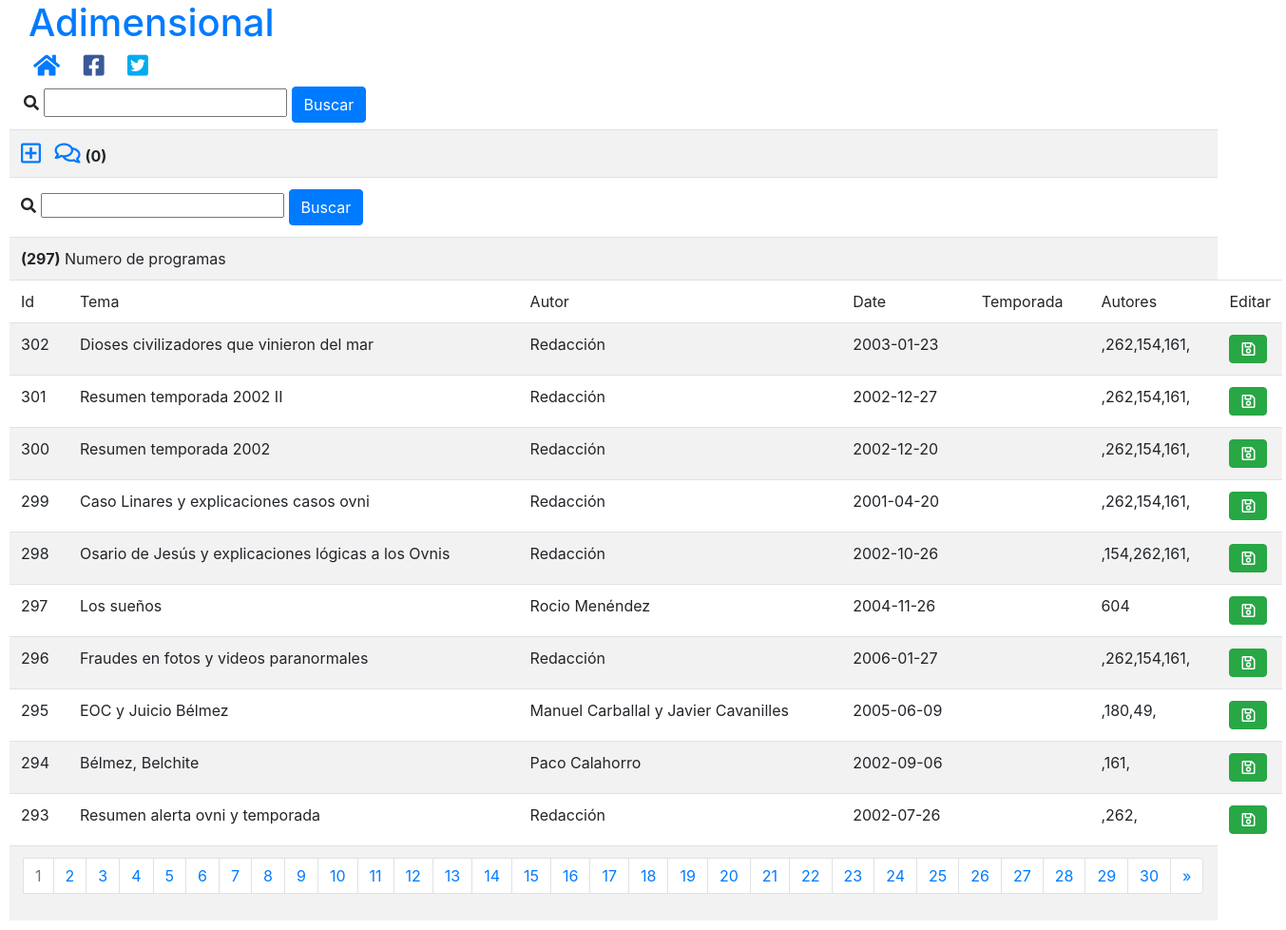
The app's page /admin/index.php with its own data.
### tables this page shows
CREATE TABLE `entrevistas` (
  `id` int(4) NOT NULL,
  `nombre` varchar(255) NOT NULL DEFAULT '',
  `tema` varchar(255) NOT NULL DEFAULT '',
  `texto` longtext NOT NULL,
  `enlace` varchar(255) NOT NULL DEFAULT '',
  `temporada` varchar(255) NOT NULL DEFAULT '',
  `texto_portada` longtext NOT NULL,
  `descargaembed` varchar(255) NOT NULL DEFAULT '0',
  `date` date DEFAULT NULL,
  `autores` varchar(255) NOT NULL,
  `descargas` int(10) NOT NULL
);

### admin/index.php (the view, shortened to what this page needs)
<?php
include_once('../cabecera.php');
?>
	<link rel="stylesheet" href="../css/bootstrap.min.css">
	<link href="../css/fontawesome/css/all.css" rel="stylesheet">
<?
include_once('../conexion.php');
include_once('../cargas.php');
$action=$_REQUEST['action'];
$pagina=$_REQUEST['pagina'];
$tema=$_REQUEST['tema'];
$id=$_REQUEST['id'];
$nombre=$_REQUEST['nombre'];
$date=$_REQUEST['date'];
$texto_portada=$_REQUEST['texto_portada'];
$buscar=$_REQUEST['buscar'];
	?>
	<?
if($action=="guardar"){
	$sql = "UPDATE entrevistas SET tema='".$tema."', nombre='".$nombre."', date='".$date."', texto_portada='".$texto_portada."' where id='".$id."'";
	echo "sql $sql<br>";
	$result2=mysqli_query($con,$sql);
	header("Location: index.php?action=edit&id=$id");
}
else{
	?>
	<table class="table table-striped" style="margin: 10px; width: 99%;">
		<tr>
			<td colspan="6">
				<div style="display: inline;">
					<a href="index.php?action=add_programa"><i class="far fa-plus-square" style="font-size: 24px;" alt="Añadir Programa" title="Añadir Programa"></i></a>
				</div>
				<div style="display: inline;">
					<?
						$sql2 = "SELECT * from comentarios where revisado='0'";
						$result2=mysqli_query($con,$sql2);
						$numero = mysqlI_num_rows($result2);
					?>
					<a href="revisar_comentarios.php"><i class="far fa-comments" style="font-size: 24px; margin-left: 10px; margin-right: 5px;" alt="Revisar Comentarios" title="Revisar Comentarios"></a></i><b>(<?=$numero;?>)</b>
				</div>
			</td>
		</tr>
		<tr>
			<td colspan="6">
					<form action="index.php" method="post">
						<i class="fas fa-search" style="margin-right: 5px;"></i><input type="text" name="buscar" id="buscar">
						<button type="submit" class="btn btn-primary">Buscar</button>
					</form>
			</td>
		</tr>
		<?
		$limit=10;
		$sql2 = "SELECT * from entrevistas order by id DESC";
		$result2=mysqli_query($con,$sql2);
		$numero = mysqlI_num_rows($result2);
		if (!$pagina) {
		   $inicio = 0;
		   $pagina = 1;
		}
		else {
		   $inicio = ($pagina - 1) * $limit;
		}
		$total_paginas = ceil($numero / $limit);
		echo "<tr><td colspan='6'><b>($numero)</b> Numero de programas</td></tr>";
		?>
		<tr>
			<td>Id</td>
			<td>Tema</td>
			<td>Autor</td>
			<td>Date</td>
			<td>Temporada</td>
			<td>Autores</td>
			<td>Editar</td>
		</tr>
		<?
		$sql = "SELECT * from entrevistas order by id DESC limit $inicio, $limit";
		$result=mysqli_query($con,$sql);
		while($datos=mysqli_fetch_assoc($result)){ ?>
			<tr>
				<td><?=$datos['id'];?></td>
				<td><?=$datos['tema'];?></td>
				<td><?=$datos['nombre'];?></td>
				<td><?=$datos['date'];?></td>
				<td><?=$datos['temporada'];?></td>
				<td><?=$datos['autores'];?></td>
				<td>
					<form action="index.php" method="post">
						<button type="submit" class="btn btn-success"><i class="far fa-save"></i></button>
					</form>
				</td>
			</tr>
			<?
		}
		?>
			<tr>
				<td style="text-align: center;" colspan="6">
					<div>
					<?
					if ($total_paginas > 1) {
						?>
						<nav aria-label="Page navigation example">
							<ul class="pagination justify-content-center">
							<li class="page-item">
							<?
							  for ($i=1;$i<=$total_paginas;$i++) {
								 if ($pagina == $i){
									?>
									<li class="page-item disabled">
									  <a class="page-link" href="#" tabindex="-1"><?=$i;?></a>
									</li>
									<?
								 }else{
									?>
									<li class="page-item"><a class="page-link" href="index.php?pagina=<?=$i;?>&buscar=<?=$buscar;?>&action=search"><?=$i;?></a></li>
									<?
							  }
							  }
							?>
							<li class="page-item">
							<?  if ($pagina != $total_paginas){ ?>
							  <a class="page-link" href="index.php?pagina=<?=$i;?>&buscar=<?=$buscar;?>&action=search" aria-label="Next">
								<span aria-hidden="true">&raquo;</span>
							  </a>
							</li>
							<? } ?>
						  </ul>
						</nav>
						<?
						}
						?>
					</div>
				</td>
			</tr>
	</table>
	<?
}
?>

### cargas.php (style rules this page uses)
form { display:inline; }

### records on screen
entrevistas: id "302", tema "Dioses civilizadores que vinieron del mar", nombre "Redacción", date "2003-01-23", autores ",262,154,161,"
entrevistas: id "301", tema "Resumen temporada 2002 II", nombre "Redacción", date "2002-12-27", autores ",262,154,161,"
entrevistas: id "300", tema "Resumen temporada 2002", nombre "Redacción", date "2002-12-20", autores ",262,154,161,"
entrevistas: id "299", tema "Caso Linares y explicaciones casos ovni", nombre "Redacción", date "2001-04-20", autores ",262,154,161,"
entrevistas: id "298", tema "Osario de Jesús y explicaciones lógicas a los Ovnis", nombre "Redacción", date "2002-10-26", autores ",154,262,161,"
entrevistas: id "297", tema "Los sueños", nombre "Rocio Menéndez", date "2004-11-26", autores "604"
entrevistas: id "296", tema "Fraudes en fotos y videos paranormales", nombre "Redacción", date "2006-01-27", autores ",262,154,161,"
entrevistas: id "295", tema "EOC y Juicio Bélmez", nombre "Manuel Carballal y Javier Cavanilles", date "2005-06-09", autores ",180,49,"
entrevistas: id "294", tema "Bélmez, Belchite", nombre "Paco Calahorro", date "2002-09-06", autores ",161,"
entrevistas: id "293", tema "Resumen alerta ovni y temporada", nombre "Redacción", date "2002-07-26", autores ",262,"

### other values on screen
$numero "0"
$numero "297"
